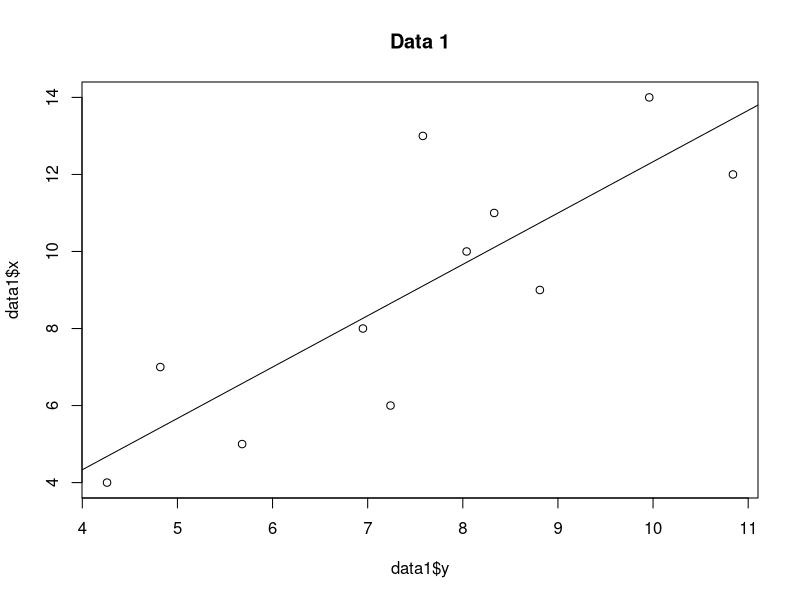
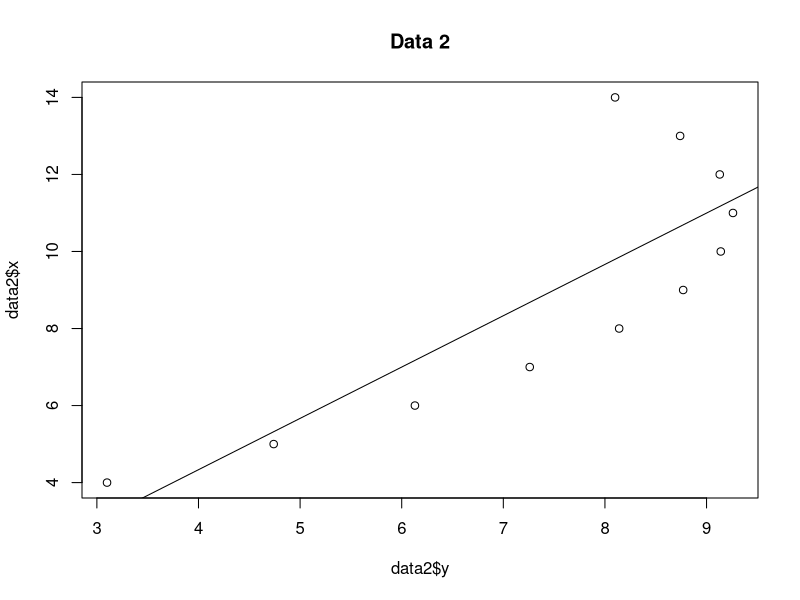
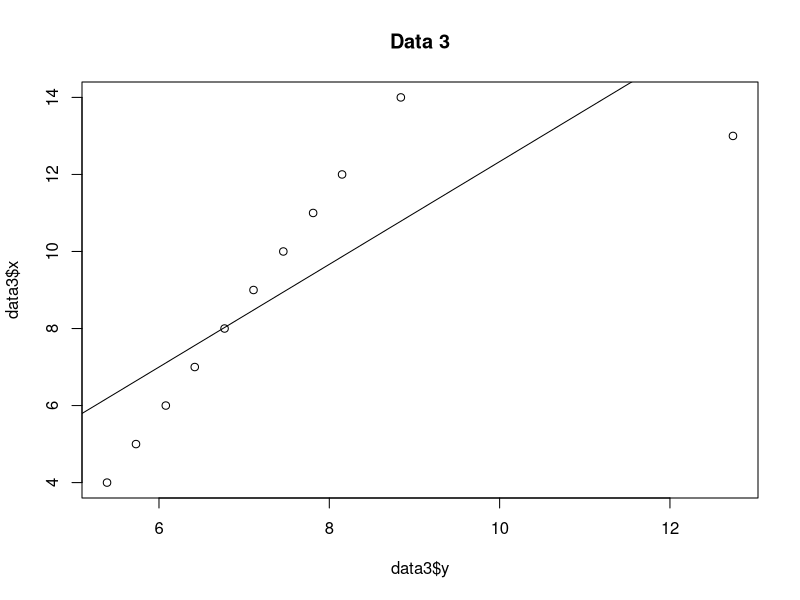
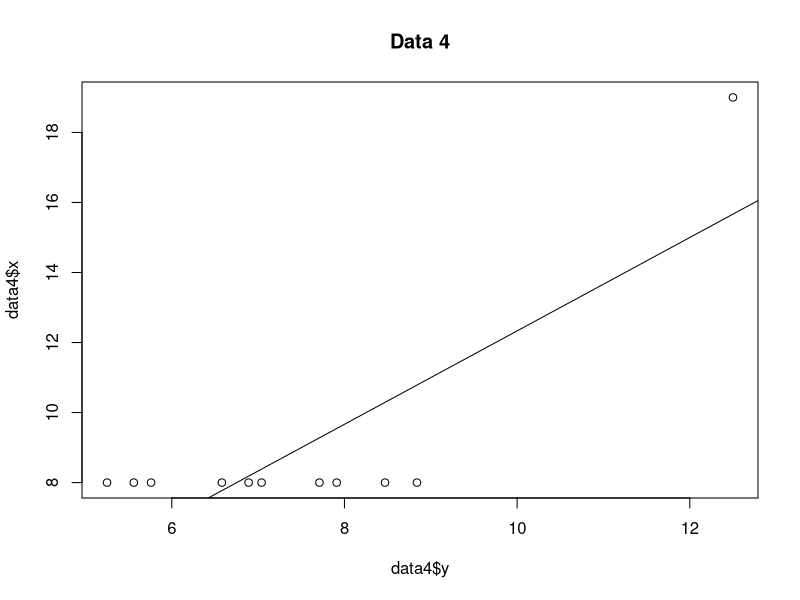

R code for these plots, in order:
## ---- chunk 1
#Part II
#load the data
options(digits=2)
data1 <- data.frame(x=c(10,8,13,9,11,14,6,4,12,7,5),
                    y=c(8.04,6.95,7.58,8.81,8.33,9.96,7.24,4.26,10.84,4.82,5.68))
data2 <- data.frame(x=c(10,8,13,9,11,14,6,4,12,7,5),
                    y=c(9.14,8.14,8.74,8.77,9.26,8.1,6.13,3.1,9.13,7.26,4.74))
data3 <- data.frame(x=c(10,8,13,9,11,14,6,4,12,7,5),
                    y=c(7.46,6.77,12.74,7.11,7.81,8.84,6.08,5.39,8.15,6.42,5.73))
data4 <- data.frame(x=c(8,8,8,8,8,8,8,19,8,8,8),
                    y=c(6.58,5.76,7.71,8.84,8.47,7.04,5.25,12.5,5.56,7.91,6.89))
#mean and median for 1
summary(data1$x)
summary(data1$y)

#standard deviation for 1
sd(data1$x)
sd(data1$y)

#mean and median for 2
summary(data2$x)
summary(data2$y)

#standard deviation for 2
sd(data2$x)
sd(data2$y)

#mean and median for 3
summary(data3$x)
summary(data3$y)

#standard deviation for 3
sd(data3$x)
sd(data3$y)

#mean and median for 4
summary(data4$x)
summary(data4$y)

#standard deviation for 4
sd(data4$x)
sd(data4$y)

#correlation for 1
cor(data1$x, data1$y)

#correlation for 2
cor(data2$x, data2$y)

#correlation for 3
cor(data3$x, data3$y)

#correlation for 4
cor(data4$x, data4$y)

#linear regression equation for 1
data1c <- lm(x ~ y, data = data1)
summary(data1c)

#linear regression equation for 2
data2c <- lm(x ~ y, data = data2)
summary(data2c)

#linear regression equation for 3
data3c <- lm(x ~ y, data = data3)
summary(data3c)


#linear regression equation for 4
data4c <- lm(x ~ y, data = data4)
summary(data4c)
## ---- chunk 2
plot(data1$x ~ data1$y, main = "Data 1")
abline(data1c)

plot(data2$x ~ data2$y, main = "Data 2")
abline(data2c)

plot(data3$x ~ data3$y, main = "Data 3")
abline(data3c)

plot(data4$x ~ data4$y, main = "Data 4")
abline(data4c)
